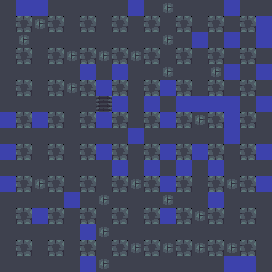

Below is a game level as drawn by its tile map, then a one-line description and the .tmx file that defines it, in full:
An orthogonal 17x17 tile map with 16x16 px tiles, 1 tile layer (terrain) and 50 objects.

<map version="1.10" tiledversion="1.11.2" orientation="orthogonal" renderorder="right-down" width="17" height="17" tilewidth="16" tileheight="16" infinite="0" nextlayerid="3" nextobjectid="51">
 <properties>
  <property name="name" value="Bomberman 2 A" />
  <property name="author" value="moineau" />
  <property name="goldMoves" type="int" value="126" />
  <property name="platinumMoves" type="int" value="122" />
  <property name="goldTime" type="float" value="19.4" />
 </properties>
 <tileset firstgid="1" source="tileset.tsx" />
 <layer id="1" name="terrain" width="17" height="17">
  <data encoding="csv">
1,3,3,1,1,1,1,1,3,1,2,1,1,1,3,1,1,
1,4,2,4,1,4,1,4,1,4,1,4,1,4,1,4,3,
1,2,1,1,1,1,1,1,1,1,2,1,3,1,3,1,3,
1,4,1,4,2,4,2,4,2,4,1,4,1,4,1,4,1,
1,1,1,1,1,3,1,3,1,1,2,1,1,2,3,1,3,
1,4,1,4,2,4,3,4,1,4,3,4,1,4,1,4,1,
1,1,1,1,1,1,5,3,1,3,1,3,3,3,3,1,3,
3,4,3,4,1,4,3,4,1,4,3,4,2,4,3,4,1,
1,1,1,1,1,1,1,1,3,1,1,1,1,1,3,1,1,
3,4,1,4,1,4,3,4,1,4,3,4,3,4,1,4,3,
1,1,1,1,1,1,1,3,1,3,1,3,1,3,1,1,1,
3,4,2,4,1,4,1,4,2,4,3,4,1,4,2,4,3,
1,1,1,1,3,1,2,1,1,1,2,1,1,3,1,1,1,
1,4,3,4,1,4,1,4,1,4,3,4,2,4,1,4,1,
1,1,1,1,1,3,2,1,1,1,1,1,1,1,1,1,1,
1,4,1,4,1,4,1,4,2,4,2,4,2,4,2,4,1,
1,1,1,1,1,3,2,1,1,1,1,1,1,1,3,3,1
</data>
 </layer>
 <objectgroup id="2" name="objects">
  <object id="1" gid="6" x="128" y="144" width="16" height="16" />
  <object id="2" gid="7" x="0" y="16" width="16" height="16" />
  <object id="3" gid="9" x="144" y="16" width="16" height="16" />
  <object id="4" gid="9" x="208" y="16" width="16" height="16" />
  <object id="5" gid="9" x="240" y="16" width="16" height="16" />
  <object id="6" gid="7" x="256" y="16" width="16" height="16" />
  <object id="7" gid="9" x="0" y="32" width="16" height="16" />
  <object id="8" gid="8" x="96" y="32" width="16" height="16" />
  <object id="9" gid="9" x="128" y="32" width="16" height="16" />
  <object id="10" gid="9" x="80" y="48" width="16" height="16" />
  <object id="11" gid="9" x="144" y="48" width="16" height="16" />
  <object id="12" gid="9" x="208" y="48" width="16" height="16" />
  <object id="13" gid="9" x="160" y="64" width="16" height="16" />
  <object id="14" gid="9" x="224" y="64" width="16" height="16" />
  <object id="15" gid="9" x="48" y="80" width="16" height="16" />
  <object id="16" gid="8" x="96" y="80" width="16" height="16" />
  <object id="17" gid="9" x="144" y="80" width="16" height="16" />
  <object id="18" gid="9" x="240" y="80" width="16" height="16" />
  <object id="19" gid="9" x="256" y="96" width="16" height="16" />
  <object id="20" gid="8" x="64" y="112" width="16" height="16" />
  <object id="21" gid="9" x="80" y="112" width="16" height="16" />
  <object id="22" gid="9" x="64" y="128" width="16" height="16" />
  <object id="23" gid="9" x="256" y="128" width="16" height="16" />
  <object id="24" gid="9" x="0" y="144" width="16" height="16" />
  <object id="25" gid="9" x="208" y="144" width="16" height="16" />
  <object id="26" gid="9" x="64" y="160" width="16" height="16" />
  <object id="27" gid="9" x="48" y="176" width="16" height="16" />
  <object id="28" gid="8" x="64" y="176" width="16" height="16" />
  <object id="29" gid="8" x="80" y="176" width="16" height="16" />
  <object id="30" gid="9" x="192" y="176" width="16" height="16" />
  <object id="31" gid="8" x="64" y="192" width="16" height="16" />
  <object id="32" gid="9" x="96" y="192" width="16" height="16" />
  <object id="33" gid="9" x="16" y="208" width="16" height="16" />
  <object id="34" gid="9" x="32" y="208" width="16" height="16" />
  <object id="35" gid="8" x="48" y="208" width="16" height="16" />
  <object id="36" gid="9" x="112" y="208" width="16" height="16" />
  <object id="37" gid="9" x="224" y="208" width="16" height="16" />
  <object id="38" gid="9" x="256" y="208" width="16" height="16" />
  <object id="39" gid="9" x="64" y="224" width="16" height="16" />
  <object id="40" gid="9" x="96" y="224" width="16" height="16" />
  <object id="41" gid="9" x="112" y="240" width="16" height="16" />
  <object id="42" gid="9" x="160" y="240" width="16" height="16" />
  <object id="43" gid="8" x="0" y="256" width="16" height="16" />
  <object id="44" gid="9" x="32" y="256" width="16" height="16" />
  <object id="45" gid="9" x="256" y="256" width="16" height="16" />
  <object id="46" gid="7" x="0" y="272" width="16" height="16" />
  <object id="47" gid="8" x="16" y="272" width="16" height="16" />
  <object id="48" gid="9" x="112" y="272" width="16" height="16" />
  <object id="49" gid="9" x="160" y="272" width="16" height="16" />
  <object id="50" gid="7" x="256" y="272" width="16" height="16" />
 </objectgroup>
</map>
